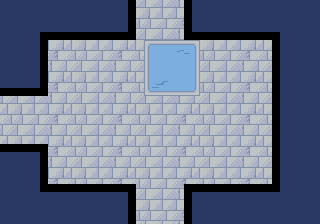

Below is a game level as drawn by its tile map, then a one-line description and the .tmx file that defines it, in full:
An orthogonal 40x28 tile map with 8x8 px tiles, 2 tile layers (gfx, walls) and 6 objects (4x Switch, Enemy, Door).

<map version="1.10" tiledversion="1.10.2" orientation="orthogonal" renderorder="right-down" width="40" height="28" tilewidth="8" tileheight="8" infinite="0" nextlayerid="6" nextobjectid="19">
 <tileset firstgid="1" source="water-temple.tsx" />
 <layer id="1" name="gfx" width="40" height="28">
  <data encoding="csv">
25,25,25,25,25,25,25,25,25,25,25,25,25,25,25,25,26,49,50,51,52,53,46,24,25,25,25,25,25,25,25,25,25,25,25,25,25,25,25,25,
25,25,25,25,25,25,25,25,25,25,25,25,25,25,25,25,26,4,5,6,7,8,1,24,25,25,25,25,25,25,25,25,25,25,25,25,25,25,25,25,
25,25,25,25,25,25,25,25,25,25,25,25,25,25,25,25,26,19,20,21,22,23,16,24,25,25,25,25,25,25,25,25,25,25,25,25,25,25,25,25,
25,25,25,25,25,25,25,25,25,25,25,25,25,25,25,25,26,34,35,36,37,38,31,24,25,25,25,25,25,25,25,25,25,25,25,25,25,25,25,25,
25,25,25,25,25,12,40,40,40,40,40,40,40,40,40,40,41,49,50,51,52,53,46,39,40,40,40,40,40,40,40,40,40,40,13,25,25,25,25,25,
25,25,25,25,25,26,1,2,3,4,5,6,7,8,1,2,3,4,54,55,55,55,55,55,56,4,5,6,7,8,1,2,3,4,24,25,25,25,25,25,
25,25,25,25,25,26,16,17,18,19,20,21,22,23,16,17,18,19,69,70,70,70,99,100,71,19,20,21,22,23,16,17,18,19,24,25,25,25,25,25,
25,25,25,25,25,26,31,32,33,34,35,36,37,38,31,32,33,34,69,70,70,70,70,70,71,34,35,36,37,38,31,32,33,34,24,25,25,25,25,25,
25,25,25,25,25,26,46,47,48,49,50,51,52,53,46,47,48,49,69,70,70,70,70,70,71,49,50,51,52,53,46,47,48,49,24,25,25,25,25,25,
25,25,25,25,25,26,1,2,3,4,5,6,7,8,1,2,3,4,69,70,70,70,70,70,71,4,5,6,7,8,1,2,3,4,24,25,25,25,25,25,
25,25,25,25,25,26,16,17,18,19,20,21,22,23,16,17,18,19,69,114,115,70,70,70,71,19,20,21,22,23,16,17,18,19,24,25,25,25,25,25,
40,40,40,40,40,41,31,32,33,34,35,36,37,38,31,32,33,34,84,85,85,85,85,85,86,34,35,36,37,38,31,32,33,34,24,25,25,25,25,25,
48,49,50,51,52,53,46,47,48,49,50,51,52,53,46,47,48,49,50,51,52,53,46,47,48,49,50,51,52,53,46,47,48,49,24,25,25,25,25,25,
3,4,5,6,7,8,1,2,3,4,5,6,7,8,1,2,3,4,5,6,7,8,1,2,3,4,5,6,7,8,1,2,3,4,24,25,25,25,25,25,
18,19,20,21,22,23,16,17,18,19,20,21,22,23,16,17,18,19,20,21,22,23,16,17,18,19,20,21,22,23,16,17,18,19,24,25,25,25,25,25,
33,34,35,36,37,38,31,32,33,34,35,36,37,38,31,32,33,34,35,36,37,38,31,32,33,34,35,36,37,38,31,32,33,34,24,25,25,25,25,25,
48,49,50,51,52,53,46,47,48,49,50,51,52,53,46,47,48,49,50,51,52,53,46,47,48,49,50,51,52,53,46,47,48,49,24,25,25,25,25,25,
3,4,5,6,7,8,1,2,3,4,5,6,7,8,1,2,3,4,5,6,7,8,1,2,3,4,5,6,7,8,1,2,3,4,24,25,25,25,25,25,
10,10,10,10,10,11,16,17,18,19,20,21,22,23,16,17,18,19,20,21,22,23,16,17,18,19,20,21,22,23,16,17,18,19,24,25,25,25,25,25,
25,25,25,25,25,26,31,32,33,34,35,36,37,38,31,32,33,34,35,36,37,38,31,32,33,34,35,36,37,38,31,32,33,34,24,25,25,25,25,25,
25,25,25,25,25,26,46,47,48,49,50,51,52,53,46,47,48,49,50,51,52,53,46,47,48,49,50,51,52,53,46,47,48,49,24,25,25,25,25,25,
25,25,25,25,25,26,1,2,3,4,5,6,7,8,1,2,3,4,5,6,7,8,1,2,3,4,5,6,7,8,1,2,3,4,24,25,25,25,25,25,
25,25,25,25,25,26,16,17,18,19,20,21,22,23,16,17,18,19,20,21,22,23,16,17,18,19,20,21,22,23,16,17,18,19,24,25,25,25,25,25,
25,25,25,25,25,27,10,10,10,10,10,10,10,10,10,10,11,34,35,36,37,38,31,9,10,10,10,10,10,10,10,10,10,10,28,25,25,25,25,25,
25,25,25,25,25,25,25,25,25,25,25,25,25,25,25,25,26,49,50,51,52,53,46,24,25,25,25,25,25,25,25,25,25,25,25,25,25,25,25,25,
25,25,25,25,25,25,25,25,25,25,25,25,25,25,25,25,26,4,5,6,7,8,1,24,25,25,25,25,25,25,25,25,25,25,25,25,25,25,25,25,
25,25,25,25,25,25,25,25,25,25,25,25,25,25,25,25,26,19,20,21,22,23,16,24,25,25,25,25,25,25,25,25,25,25,25,25,25,25,25,25,
25,25,25,25,25,25,25,25,25,25,25,25,25,25,25,25,26,34,35,36,37,38,31,24,25,25,25,25,25,25,25,25,25,25,25,25,25,25,25,25
</data>
 </layer>
 <layer id="2" name="walls" width="40" height="28">
  <data encoding="csv">
0,0,0,0,0,0,0,0,0,0,0,0,0,0,0,0,57,0,0,0,0,0,0,57,0,0,0,0,0,0,0,0,0,0,0,0,0,0,0,0,
0,0,0,0,0,0,0,0,0,0,0,0,0,0,0,0,57,0,0,0,0,0,0,57,0,0,0,0,0,0,0,0,0,0,0,0,0,0,0,0,
0,0,0,0,0,0,0,0,0,0,0,0,0,0,0,0,57,0,0,0,0,0,0,57,0,0,0,0,0,0,0,0,0,0,0,0,0,0,0,0,
0,0,0,0,0,0,0,0,0,0,0,0,0,0,0,0,57,0,0,0,0,0,0,57,0,0,0,0,0,0,0,0,0,0,0,0,0,0,0,0,
0,0,0,0,0,57,57,57,57,57,57,57,57,57,57,57,57,0,0,0,0,0,0,57,57,57,57,57,57,57,57,57,57,57,57,0,0,0,0,0,
0,0,0,0,0,57,0,0,0,0,0,0,0,0,0,0,0,0,0,0,0,0,0,0,0,0,0,0,0,0,0,0,0,0,57,0,0,0,0,0,
0,0,0,0,0,57,0,0,0,0,0,0,0,0,0,0,0,0,0,0,0,0,0,0,0,0,0,0,0,0,0,0,0,0,57,0,0,0,0,0,
0,0,0,0,0,57,0,0,0,0,0,0,0,0,0,0,0,0,0,0,0,0,0,0,0,0,0,0,0,0,0,0,0,0,57,0,0,0,0,0,
0,0,0,0,0,57,0,0,0,0,0,0,0,0,0,0,0,0,0,0,0,0,0,0,0,0,0,0,0,0,0,0,0,0,57,0,0,0,0,0,
0,0,0,0,0,57,0,0,0,0,0,0,0,0,0,0,0,0,0,0,0,0,0,0,0,0,0,0,0,0,0,0,0,0,57,0,0,0,0,0,
0,0,0,0,0,57,0,0,0,0,0,0,0,0,0,0,0,0,0,0,0,0,0,0,0,0,0,0,0,0,0,0,0,0,57,0,0,0,0,0,
57,57,57,57,57,57,0,0,0,0,0,0,0,0,0,0,0,0,0,0,0,0,0,0,0,0,0,0,0,0,0,0,0,0,57,0,0,0,0,0,
0,0,0,0,0,0,0,0,0,0,0,0,0,0,0,0,0,0,0,0,0,0,0,0,0,0,0,0,0,0,0,0,0,0,57,0,0,0,0,0,
0,0,0,0,0,0,0,0,0,0,0,0,0,0,0,0,0,0,0,0,0,0,0,0,0,0,0,0,0,0,0,0,0,0,57,0,0,0,0,0,
0,0,0,0,0,0,0,0,0,0,0,0,0,0,0,0,0,0,0,0,0,0,0,0,0,0,0,0,0,0,0,0,0,0,57,0,0,0,0,0,
0,0,0,0,0,0,0,0,0,0,0,0,0,0,0,0,0,0,0,0,0,0,0,0,0,0,0,0,0,0,0,0,0,0,57,0,0,0,0,0,
0,0,0,0,0,0,0,0,0,0,0,0,0,0,0,0,0,0,0,0,0,0,0,0,0,0,0,0,0,0,0,0,0,0,57,0,0,0,0,0,
0,0,0,0,0,0,0,0,0,0,0,0,0,0,0,0,0,0,0,0,0,0,0,0,0,0,0,0,0,0,0,0,0,0,57,0,0,0,0,0,
57,57,57,57,57,57,0,0,0,0,0,0,0,0,0,0,0,0,0,0,0,0,0,0,0,0,0,0,0,0,0,0,0,0,57,0,0,0,0,0,
0,0,0,0,0,57,0,0,0,0,0,0,0,0,0,0,0,0,0,0,0,0,0,0,0,0,0,0,0,0,0,0,0,0,57,0,0,0,0,0,
0,0,0,0,0,57,0,0,0,0,0,0,0,0,0,0,0,0,0,0,0,0,0,0,0,0,0,0,0,0,0,0,0,0,57,0,0,0,0,0,
0,0,0,0,0,57,0,0,0,0,0,0,0,0,0,0,0,0,0,0,0,0,0,0,0,0,0,0,0,0,0,0,0,0,57,0,0,0,0,0,
0,0,0,0,0,57,0,0,0,0,0,0,0,0,0,0,0,0,0,0,0,0,0,0,0,0,0,0,0,0,0,0,0,0,57,0,0,0,0,0,
0,0,0,0,0,57,57,57,57,57,57,57,57,57,57,57,57,0,0,0,0,0,0,57,57,57,57,57,57,57,57,57,57,57,57,0,0,0,0,0,
0,0,0,0,0,0,0,0,0,0,0,0,0,0,0,0,57,0,0,0,0,0,0,57,0,0,0,0,0,0,0,0,0,0,0,0,0,0,0,0,
0,0,0,0,0,0,0,0,0,0,0,0,0,0,0,0,57,0,0,0,0,0,0,57,0,0,0,0,0,0,0,0,0,0,0,0,0,0,0,0,
0,0,0,0,0,0,0,0,0,0,0,0,0,0,0,0,57,0,0,0,0,0,0,57,0,0,0,0,0,0,0,0,0,0,0,0,0,0,0,0,
0,0,0,0,0,0,0,0,0,0,0,0,0,0,0,0,57,0,0,0,0,0,0,57,0,0,0,0,0,0,0,0,0,0,0,0,0,0,0,0
</data>
 </layer>
 <objectgroup id="4" name="objs" opacity="0.9">
  <object id="2" name="Octopus" type="Enemy" x="168" y="72">
   <point />
  </object>
  <object id="9" name="DoorV" type="Door" x="40" y="120">
   <point />
  </object>
  <object id="13" name="Switch" type="Switch" x="160" y="160">
   <properties>
    <property name="event_id" type="int" value="3" />
   </properties>
   <point />
  </object>
  <object id="15" name="Switch" type="Switch" x="160" y="80">
   <properties>
    <property name="event_id" type="int" value="3" />
   </properties>
   <point />
  </object>
  <object id="16" name="Switch" type="Switch" x="200" y="120">
   <properties>
    <property name="event_id" type="int" value="3" />
   </properties>
   <point />
  </object>
  <object id="17" name="Switch" type="Switch" x="120" y="120">
   <properties>
    <property name="event_id" type="int" value="3" />
   </properties>
   <point />
  </object>
 </objectgroup>
</map>
